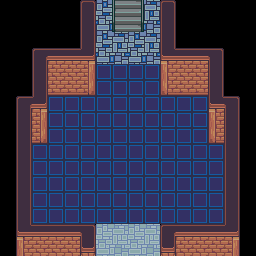

Below is a game level as drawn by its tile map, then a one-line description and the .tmx that defines it (tile-layer data replaced by summaries):
An orthogonal 16x16 tile map with 16x16 px tiles, 4 tile layers (Tile Layer 1, Tile Layer 2, Tile Layer 3, Above Player), 3 tilesets and 19 objects (10x collision, 9x event).

<map version="1.10" tiledversion="1.12.2" orientation="orthogonal" renderorder="right-down" width="16" height="16" tilewidth="16" tileheight="16" infinite="0" nextlayerid="7" nextobjectid="23">
 <properties>
  <property name="edges" value="clamped" />
  <property name="scenario" value="xero" />
  <property name="slug" value="taba_ba_br_2" />
 </properties>
 <tileset firstgid="1" name="core_indoor_floors" tilewidth="16" tileheight="16" tilecount="3864" columns="46">
  <image source="../gfx/tilesets/core_indoor_floors.png" width="736" height="1344" />
 </tileset>
 <tileset firstgid="3865" name="core_indoor_walls" tilewidth="16" tileheight="16" tilecount="3864" columns="46">
  <image source="../gfx/tilesets/core_indoor_walls.png" width="736" height="1344" />
 </tileset>
 <tileset firstgid="7729" name="core_indoor_stairs" tilewidth="16" tileheight="16" tilecount="2970" columns="45">
  <image source="../gfx/tilesets/core_indoor_stairs.png" width="720" height="1056" />
 </tileset>
 <layer id="1" name="Tile Layer 1" width="16" height="16">
  <data>[256 cells, 194 non-empty, 24 distinct tile ids]</data>
 </layer>
 <layer id="2" name="Tile Layer 2" width="16" height="16">
  <data>[256 cells, 4 non-empty, 4 distinct tile ids]</data>
 </layer>
 <layer id="5" name="Tile Layer 3" width="16" height="16">
  <data>[256 cells, 0 non-empty, 0 distinct tile ids]</data>
 </layer>
 <layer id="6" name="Above Player" width="16" height="16">
  <data>[256 cells, 0 non-empty, 0 distinct tile ids]</data>
 </layer>
 <objectgroup color="#ff0000" id="4" name="Collisions">
  <object id="1" type="collision" x="32" y="48" width="64" height="48" />
  <object id="2" type="collision" x="80" y="0" width="16" height="48" />
  <object id="3" type="collision" x="160" y="0" width="16" height="96" />
  <object id="4" type="collision" x="176" y="48" width="48" height="48" />
  <object id="7" type="collision" x="208" y="96" width="32" height="48" />
  <object id="8" type="collision" x="224" y="144" width="16" height="112" />
  <object id="9" type="collision" x="160" y="224" width="64" height="32" />
  <object id="10" type="collision" x="16" y="224" width="80" height="32" />
  <object id="11" type="collision" x="16" y="96" width="16" height="128" />
  <object id="12" type="collision" x="32" y="96" width="16" height="48" />
 </objectgroup>
 <objectgroup color="#ffff00" id="3" name="Events">
  <object id="13" name="create npcs" type="event" x="48" y="48" width="16" height="16">
   <properties>
    <property name="act1" value="create_npc omnigrunt4,6,0,stand" />
    <property name="act2" value="create_npc omnigrunt5,9,0,stand" />
    <property name="cond1" value="not char_exists omnigrunt4" />
    <property name="cond2" value="not char_exists omnigrunt5" />
   </properties>
  </object>
  <object id="15" name="back to passageway" type="event" x="112" y="0" width="16" height="16">
   <properties>
    <property name="act1" value="transition_teleport player,taba_ba_passageway_2.tmx,14,17,0.5" />
    <property name="cond1" value="is char_at player" />
    <property name="cond2" value="is char_facing player,up" />
   </properties>
  </object>
  <object id="16" name="back to passageway-2" type="event" x="128" y="0" width="16" height="16">
   <properties>
    <property name="act1" value="transition_teleport player,taba_ba_passageway_2.tmx,15,17,0.5" />
    <property name="cond1" value="is char_at player" />
    <property name="cond2" value="is char_facing player,right" />
   </properties>
  </object>
  <object id="17" name="acolyte2" type="event" x="96" y="48" width="64" height="16">
   <properties>
    <property name="act10" value="char_stop player" />
    <property name="act11" value="lock_controls" />
    <property name="act12" value="char_face player,down" />
    <property name="act13" value="translated_dialog acolyte2challenger" />
    <property name="act14" value="char_face player,left" />
    <property name="act15" value="wait 0.4" />
    <property name="act16" value="char_face player,right" />
    <property name="act17" value="wait 0.4" />
    <property name="act18" value="char_face player,down" />
    <property name="act20" value="translated_dialog acolyte2challenger2" />
    <property name="act21" value="pathfind player,7,7" />
    <property name="act22" value="translated_dialog acolyte2challenger3" />
    <property name="act23" value="wait 1.6" />
    <property name="act24" value="char_face player,left" />
    <property name="act25" value="wait 0.4" />
    <property name="act26" value="char_face player,right" />
    <property name="act27" value="wait 0.4" />
    <property name="act28" value="char_face player,down" />
    <property name="act30" value="translated_dialog acolyte2challenger4" />
    <property name="act31" value="wait 1" />
    <property name="act32" value="translated_dialog acolyte2challenger5" />
    <property name="act33" value="create_npc garth,7,15,stand" />
    <property name="act34" value="pathfind garth,7,9" />
    <property name="act35" value="char_face garth,up" />
    <property name="act36" value="translated_dialog acolyte2challenger6" />
    <property name="act40" value="screen_transition 2.5" />
    <property name="act41" value="translated_dialog acolyte2challenger7" />
    <property name="act42" value="wait 1" />
    <property name="act43" value="char_face garth,down" />
    <property name="act44" value="translated_dialog acolyte2challenger8" />
    <property name="act45" value="char_face garth,up" />
    <property name="act46" value="wait 0.3" />
    <property name="act47" value="translated_dialog acolyte2challenger9" />
    <property name="act50" value="add_monster mystikapi,5,garth,70,100" />
    <property name="act51" value="start_battle player,garth" />
    <property name="act52" value="set_variable talkedonce:yes" />
    <property name="cond1" value="is char_at player" />
    <property name="cond2" value="not variable_set talkedonce:yes" />
   </properties>
  </object>
  <object id="18" name="acolyte2battle-won" type="event" x="48" y="80" width="16" height="16">
   <properties>
    <property name="act1" value="unlock_controls" />
    <property name="act2" value="translated_dialog acolyte2challengerwin" />
    <property name="act3" value="set_variable lossbattle:no" />
    <property name="act4" value="set_variable opentwo:no" />
    <property name="act5" value="set_variable openthree:yes" />
    <property name="act6" value="set_variable acolyte2battledone:yes" />
    <property name="cond1" value="is variable_set talkedonce:yes" />
    <property name="cond2" value="is variable_set battle_last_result:won" />
    <property name="cond3" value="not variable_set acolyte2battledone:yes" />
   </properties>
  </object>
  </objectgroup>
</map>
<!-- 4 of 19 objects omitted -->
